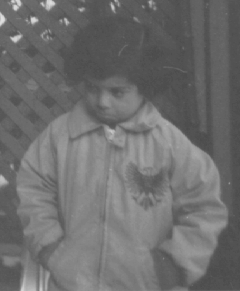
#> input picture _static/code/python/scripts/pout.tif, 240 x 291 px
$ python histogram_equalization.py
#> lines starting #> are read from the running program, lines starting #| are printed output that depends on the picture
#> further down, img is the input picture: shape (291, 240); min 74, max 224, mean 110.3
from skimage.io import imread
from skimage.exposure import histogram
import numpy as np
import matplotlib.pyplot as plt
from pathlib import Path


def histogram_equalization(img):
    """Implements histogram equalization.

    @param img: Image to be equalized (numpy array)

    @return equalized image.
    """

    # Calculate the normalized histogram (sums to 1.0): this is
    # the probability mass function of the image intensity values.
    p = histogram(img, source_range="dtype", normalize=True)[0]
#> p = 256 values, max 0.0519 at index 82, min 0 at index 0, mean 0.00391

    # Calculate the cumulative histogram
    t = np.cumsum(p)
#> t = 256 values from 0 to 1

    # Equalize the histogram (L = 255 for 8-bit images and 65535 for 16-bit images)
    L = np.iinfo(img.dtype).max
#> L = 255
    S = np.round(L * t)
#> S = 256 values from 0 to 255

    # Initialize the output image
    img_eq = np.zeros(img.shape, dtype=img.dtype)

    # Now use the equalized histogram to update the image (we use a double for
    # loop to make the process more obvious)
    for y in range(img.shape[0]):
        for x in range(img.shape[1]):
            r = img[y, x]
            img_eq[y, x] = S[r]
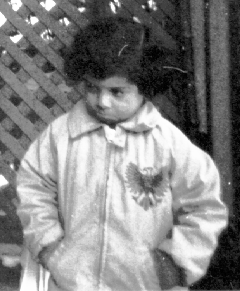
#> img_eq: shape (291, 240); min 0, max 255, mean 130.4

    # Return the equalized image
    return img_eq


if __name__ == "__main__":

    # Little trick to build the proper path
    p = Path(__file__).parent / "pout.tif"

    # Read the example image
    img = imread(p)

    # Run histogram equalization
    img_eq = histogram_equalization(img)

    # Show original and equalized image
    fig, (ax1, ax2) = plt.subplots(1, 2)
    ax1.imshow(img, cmap="gray")
    ax1.set_title("Original image")
    ax2.imshow(img_eq, cmap="gray")
    ax2.set_title("Equalized image")
    plt.suptitle("Close to continue...")
    plt.show()
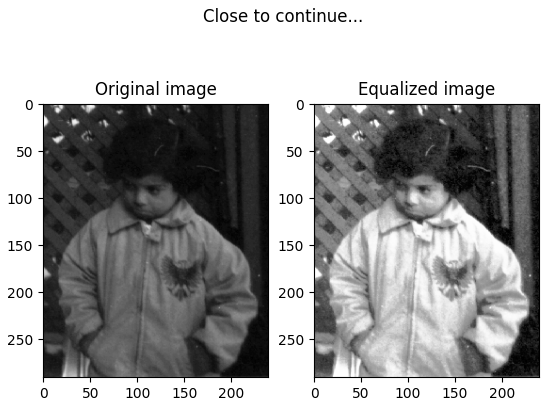
#> figure drawn by matplotlib, 2 panels
